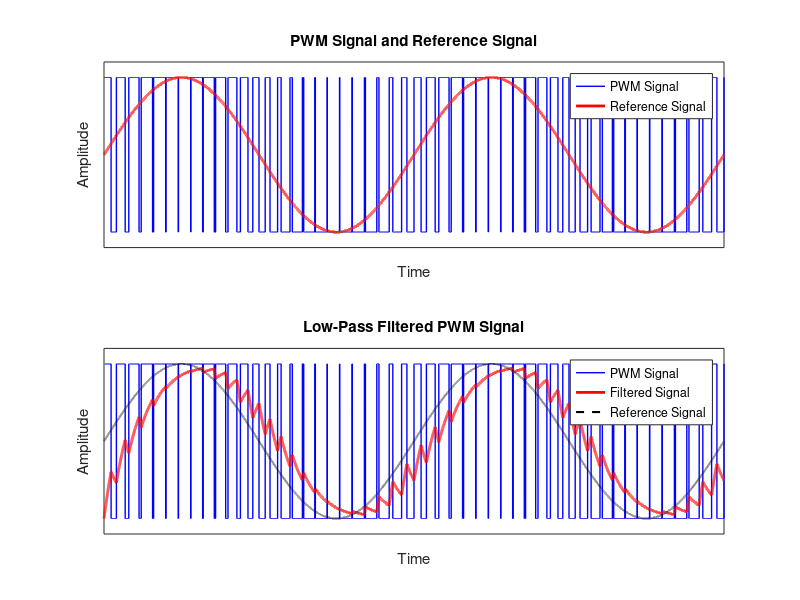

Recreate this plot in MATLAB.
clc;
clear;
close all;

%% Parameters
U_star = 1;          % PWM amplitude
fm     = 2;          % Reference (modulation) frequency [Hz]
fpwm   = 50;         % PWM switching frequency [Hz]
Tsim   = 1;          % Simulation time [s]
fs     = 1e5;        % Sampling frequency [Hz]

%% Time vector
t = 0:1/fs:Tsim;

%% Reference signal (0...1)
reference = 0.5 * (sin(2*pi*fm*t) + 1);

%% PWM carrier (ramp from 0 to 1)
carrier = sawtooth(2*pi*fpwm*t,1);
carrier = (carrier + 1)/2;

%% PWM generation
pwm_signal = U_star * (reference > carrier);

%% Low-pass filter
fc = 5;
[b,a] = butter(1,fc/(fs/2));
filtered = filter(b,a,pwm_signal);

%% Plot PWM and reference
figure;

subplot(2,1,1)
plot(t, pwm_signal, 'b', 'LineWidth', 1)
hold on
plot(t, reference, 'r', 'LineWidth', 2)
hold off

title('PWM Signal and Reference Signal')
xlabel('Time')
ylabel('Amplitude')
legend('PWM Signal', 'Reference Signal', 'Location', 'northeast')
ylim([-0.1 1.1])
xlim([0 Tsim])
set(gca, 'XTick', [], 'YTick', [])
grid off

%% Plot filtered result
subplot(2,1,2)
plot(t, pwm_signal, 'b', 'LineWidth', 1)
hold on
plot(t, filtered, 'r', 'LineWidth', 2)
plot(t, reference, 'k--', 'LineWidth', 1.5)
hold off

title('Low-Pass Filtered PWM Signal')
xlabel('Time')
ylabel('Amplitude')
legend('PWM Signal', 'Filtered Signal', 'Reference Signal', 'Location', 'northeast')
ylim([-0.1 1.1])
xlim([0 Tsim])
set(gca, 'XTick', [], 'YTick', [])
grid off
